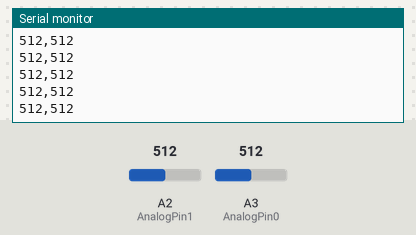
Bench run of a sketch on a simulated Arduino Uno, built with avr-gcc and run on an emulated ATmega328P. Shown: the last lines printed to the serial monitor. The test bench sets the inputs (shaded band); at power-on: A2 (AnalogPin1) = 512, A3 (AnalogPin0) = 512.

Above: at 1.2 s.
1.3 s: A2 (AnalogPin1) set to 981
At 2.2 s:
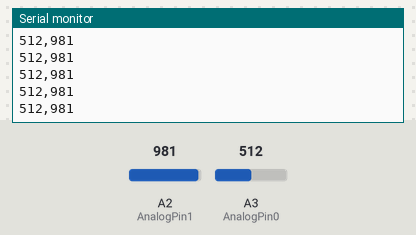
2.8 s: A2 (AnalogPin1) set to 1009
At 3.3 s:
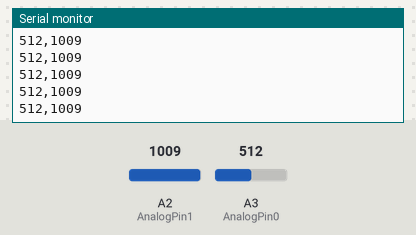
4.3 s: A2 (AnalogPin1) set to 11
At 5.0 s:
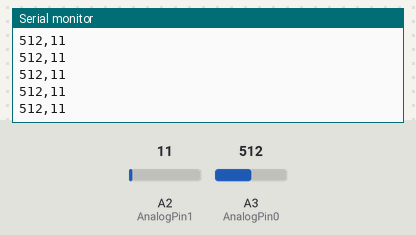
5.8 s: A2 (AnalogPin1) set to 8
At 6.5 s:
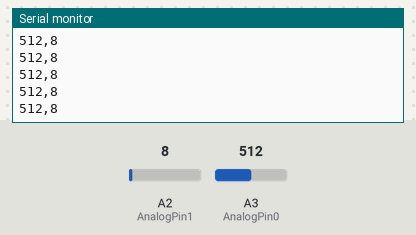
7.3 s: A3 (AnalogPin0) set to 987
At 8.2 s:
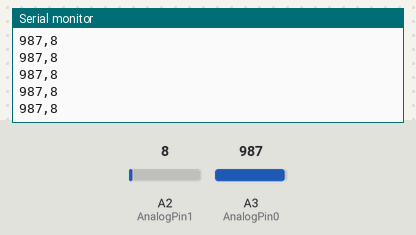
8.8 s: A3 (AnalogPin0) set to 1009
At 9.6 s:
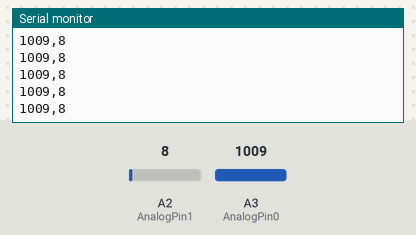
Timing chart, 0 to 11.8 s (numbered marks = the images above; inputs shaded):
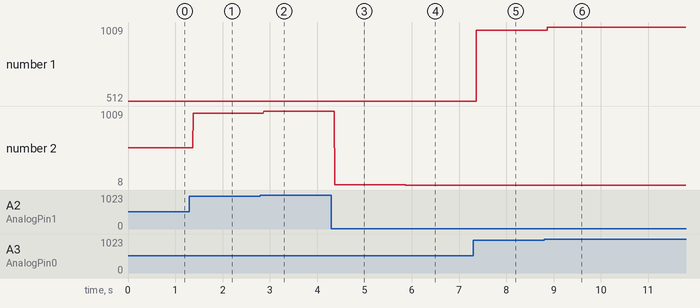

The sketch:

RunOnArduino.ino
```cpp
// (licence header left out)
// This code reads analog inputs from pins A0 and A1 and sends these values out via serial
// You can add or remove pins to read from, but be sure they are separated by commas, and print a
// newline character at the end of each loop()

int AnalogPin0 = A3; //Declare an integer variable, hooked up to analog pin 0
int AnalogPin1 = A2; //Declare an integer variable, hooked up to analog pin 1

void setup() {
  Serial.begin(9600); //Begin Serial Communication with a baud rate of 9600
}

void loop() {
   //New variables are declared to store the readings of the respective pins
  int Value1 = analogRead(AnalogPin0);
  int Value2 = analogRead(AnalogPin1);

  /*The Serial.print() function does not execute a "return" or a space
      Also, the "," character is essential for parsing the values,
      The comma is not necessary after the last variable.*/

  Serial.print(Value1, DEC);
  Serial.print(",");
  Serial.print(Value2, DEC);
  Serial.println();
  //delay(500); // For illustration purposes only. This will slow down your program if not removed
}
```

Measured:
- after the input at 1.3 s, the serial monitor: prints a new line after 0.08 s (image 1)
- after the input at 2.8 s, the serial monitor: prints a new line after 0.07 s (image 2)
- after the input at 4.3 s, the serial monitor: prints a new line after 0.07 s (image 3)
- after the input at 5.8 s, the serial monitor: prints a new line after 0.07 s (image 4)
- after the input at 7.3 s, the serial monitor: prints a new line after 0.07 s (image 5)
- after the input at 8.8 s, the serial monitor: prints a new line after 0.07 s (image 6)
- plotted number 1: 512 → 987 after the input at 7.3 s, 987 → 1009 after the input at 8.8 s
- plotted number 2: 512 → 981 after the input at 1.3 s, 981 → 1009 after the input at 2.8 s, 1009 → 11 after the input at 4.3 s, 11 → 8 after the input at 5.8 s
